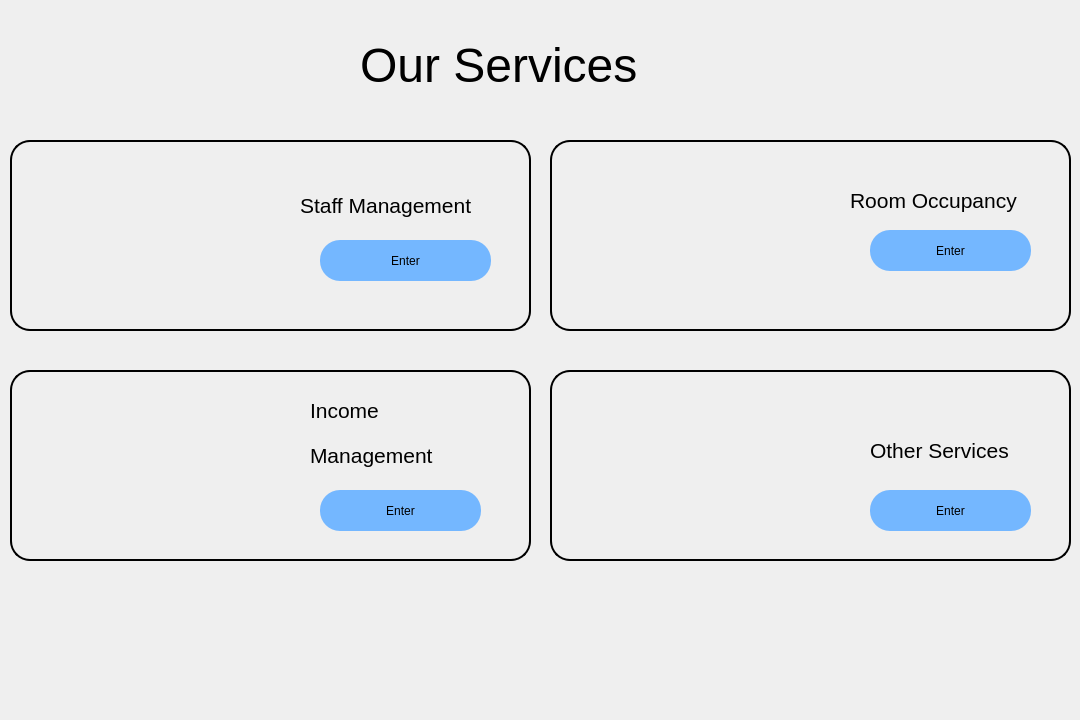
<?xml version="1.0" encoding="UTF-8"?>
<ui version="4.0">
 <class>HomePage</class>
 <widget class="QDialog" name="HomePage">
  <property name="geometry">
   <rect>
    <x>0</x>
    <y>0</y>
    <width>1080</width>
    <height>720</height>
   </rect>
  </property>
  <property name="windowTitle">
   <string>Dialog</string>
  </property>
  <widget class="QLabel" name="Revenueimg">
   <property name="geometry">
    <rect>
     <x>0</x>
     <y>0</y>
     <width>1080</width>
     <height>720</height>
    </rect>
   </property>
   <property name="cursor">
    <cursorShape>ArrowCursor</cursorShape>
   </property>
   <property name="text">
    <string/>
   </property>
   <property name="pixmap">
    <pixmap resource="Resources.qrc">:/Image/OIP.jfif</pixmap>
   </property>
   <property name="scaledContents">
    <bool>true</bool>
   </property>
   <property name="alignment">
    <set>Qt::AlignHCenter|Qt::AlignTop</set>
   </property>
  </widget>
  <widget class="QLabel" name="label_2">
   <property name="geometry">
    <rect>
     <x>70</x>
     <y>430</y>
     <width>63</width>
     <height>20</height>
    </rect>
   </property>
   <property name="text">
    <string/>
   </property>
  </widget>
  <widget class="QLabel" name="StaffText">
   <property name="geometry">
    <rect>
     <x>300</x>
     <y>170</y>
     <width>261</width>
     <height>71</height>
    </rect>
   </property>
   <property name="font">
    <font>
     <family>Segoe UI</family>
     <pointsize>16</pointsize>
     <bold>false</bold>
    </font>
   </property>
   <property name="text">
    <string>Staff Management</string>
   </property>
  </widget>
  <widget class="QLabel" name="StaffManagIcon">
   <property name="geometry">
    <rect>
     <x>20</x>
     <y>150</y>
     <width>271</width>
     <height>171</height>
    </rect>
   </property>
   <property name="styleSheet">
    <string notr="true">border-radius:20px;</string>
   </property>
   <property name="text">
    <string/>
   </property>
   <property name="pixmap">
    <pixmap resource="Resources.qrc">:/Image/R.jfif</pixmap>
   </property>
   <property name="scaledContents">
    <bool>true</bool>
   </property>
  </widget>
  <widget class="QPushButton" name="pushButton_2">
   <property name="geometry">
    <rect>
     <x>320</x>
     <y>240</y>
     <width>171</width>
     <height>41</height>
    </rect>
   </property>
   <property name="cursor">
    <cursorShape>PointingHandCursor</cursorShape>
   </property>
   <property name="styleSheet">
    <string notr="true">background:rgb(116, 183, 255);

border-radius:20px;</string>
   </property>
   <property name="text">
    <string>Enter</string>
   </property>
  </widget>
  <widget class="QWidget" name="StaaffBack" native="true">
   <property name="geometry">
    <rect>
     <x>10</x>
     <y>140</y>
     <width>521</width>
     <height>191</height>
    </rect>
   </property>
   <property name="styleSheet">
    <string notr="true">border:2px solid rgb(0,0,0);
border-radius:20px;

background:url(:/Image/ok.jfif)</string>
   </property>
  </widget>
  <widget class="QLabel" name="IncomeText">
   <property name="geometry">
    <rect>
     <x>310</x>
     <y>370</y>
     <width>291</width>
     <height>81</height>
    </rect>
   </property>
   <property name="font">
    <font>
     <pointsize>16</pointsize>
    </font>
   </property>
   <property name="text">
    <string>Income</string>
   </property>
  </widget>
  <widget class="QLabel" name="label">
   <property name="geometry">
    <rect>
     <x>310</x>
     <y>430</y>
     <width>361</width>
     <height>51</height>
    </rect>
   </property>
   <property name="font">
    <font>
     <pointsize>16</pointsize>
    </font>
   </property>
   <property name="text">
    <string>Management</string>
   </property>
  </widget>
  <widget class="QPushButton" name="pushButton">
   <property name="geometry">
    <rect>
     <x>320</x>
     <y>490</y>
     <width>161</width>
     <height>41</height>
    </rect>
   </property>
   <property name="cursor">
    <cursorShape>PointingHandCursor</cursorShape>
   </property>
   <property name="styleSheet">
    <string notr="true">background:rgb(116, 183, 255);

border-radius:20px;</string>
   </property>
   <property name="text">
    <string>Enter</string>
   </property>
  </widget>
  <widget class="QWidget" name="IncomeManWidget" native="true">
   <property name="geometry">
    <rect>
     <x>10</x>
     <y>370</y>
     <width>521</width>
     <height>191</height>
    </rect>
   </property>
   <property name="styleSheet">
    <string notr="true">border:2px solid rgb(0,0,0);
border-radius:20px;

background:url(:/Image/ok.jfif)</string>
   </property>
  </widget>
  <widget class="QWidget" name="RoomBack" native="true">
   <property name="geometry">
    <rect>
     <x>550</x>
     <y>140</y>
     <width>521</width>
     <height>191</height>
    </rect>
   </property>
   <property name="styleSheet">
    <string notr="true">border:2px solid rgb(0,0,0);
border-radius:20px;

background:url(:/Image/ok.jfif)</string>
   </property>
  </widget>
  <widget class="QLabel" name="label_4">
   <property name="geometry">
    <rect>
     <x>850</x>
     <y>170</y>
     <width>221</width>
     <height>61</height>
    </rect>
   </property>
   <property name="font">
    <font>
     <pointsize>16</pointsize>
    </font>
   </property>
   <property name="text">
    <string>Room Occupancy</string>
   </property>
  </widget>
  <widget class="QPushButton" name="pushButton_3">
   <property name="geometry">
    <rect>
     <x>870</x>
     <y>230</y>
     <width>161</width>
     <height>41</height>
    </rect>
   </property>
   <property name="cursor">
    <cursorShape>PointingHandCursor</cursorShape>
   </property>
   <property name="styleSheet">
    <string notr="true">background:rgb(116, 183, 255);

border-radius:20px;</string>
   </property>
   <property name="text">
    <string>Enter</string>
   </property>
  </widget>
  <widget class="QLabel" name="RoomOccupancyIcon">
   <property name="geometry">
    <rect>
     <x>560</x>
     <y>150</y>
     <width>271</width>
     <height>171</height>
    </rect>
   </property>
   <property name="styleSheet">
    <string notr="true">background:url(:/Image/Room.jfif);</string>
   </property>
   <property name="text">
    <string/>
   </property>
   <property name="pixmap">
    <pixmap resource="Resources.qrc">:/Image/Room.jfif</pixmap>
   </property>
   <property name="scaledContents">
    <bool>true</bool>
   </property>
  </widget>
  <widget class="QWidget" name="widget" native="true">
   <property name="geometry">
    <rect>
     <x>550</x>
     <y>370</y>
     <width>521</width>
     <height>191</height>
    </rect>
   </property>
   <property name="styleSheet">
    <string notr="true">border:2px solid rgb(0,0,0);
border-radius:20px;

background:url(:/Image/ok.jfif)</string>
   </property>
  </widget>
  <widget class="QLabel" name="label_6">
   <property name="geometry">
    <rect>
     <x>870</x>
     <y>420</y>
     <width>221</width>
     <height>61</height>
    </rect>
   </property>
   <property name="font">
    <font>
     <pointsize>16</pointsize>
    </font>
   </property>
   <property name="text">
    <string>Other Services</string>
   </property>
  </widget>
  <widget class="QPushButton" name="pushButton_4">
   <property name="geometry">
    <rect>
     <x>870</x>
     <y>490</y>
     <width>161</width>
     <height>41</height>
    </rect>
   </property>
   <property name="cursor">
    <cursorShape>PointingHandCursor</cursorShape>
   </property>
   <property name="styleSheet">
    <string notr="true">background:rgb(116, 183, 255);

border-radius:20px;</string>
   </property>
   <property name="text">
    <string>Enter</string>
   </property>
  </widget>
  <widget class="QLabel" name="OtheServicesIcon">
   <property name="geometry">
    <rect>
     <x>560</x>
     <y>380</y>
     <width>271</width>
     <height>171</height>
    </rect>
   </property>
   <property name="text">
    <string/>
   </property>
   <property name="pixmap">
    <pixmap resource="Resources.qrc">:/Image/OIP (1).jfif</pixmap>
   </property>
   <property name="scaledContents">
    <bool>true</bool>
   </property>
  </widget>
  <widget class="QLabel" name="Incomeicon">
   <property name="geometry">
    <rect>
     <x>20</x>
     <y>380</y>
     <width>271</width>
     <height>171</height>
    </rect>
   </property>
   <property name="text">
    <string/>
   </property>
   <property name="pixmap">
    <pixmap resource="Resources.qrc">:/Image/r22.jpeg</pixmap>
   </property>
   <property name="scaledContents">
    <bool>true</bool>
   </property>
  </widget>
  <widget class="QLabel" name="label_3">
   <property name="geometry">
    <rect>
     <x>360</x>
     <y>30</y>
     <width>351</width>
     <height>71</height>
    </rect>
   </property>
   <property name="font">
    <font>
     <pointsize>36</pointsize>
    </font>
   </property>
   <property name="text">
    <string>Our Services</string>
   </property>
  </widget>
  <zorder>Revenueimg</zorder>
  <zorder>IncomeManWidget</zorder>
  <zorder>StaaffBack</zorder>
  <zorder>label_2</zorder>
  <zorder>StaffText</zorder>
  <zorder>StaffManagIcon</zorder>
  <zorder>pushButton_2</zorder>
  <zorder>IncomeText</zorder>
  <zorder>label</zorder>
  <zorder>pushButton</zorder>
  <zorder>RoomBack</zorder>
  <zorder>label_4</zorder>
  <zorder>pushButton_3</zorder>
  <zorder>RoomOccupancyIcon</zorder>
  <zorder>widget</zorder>
  <zorder>label_6</zorder>
  <zorder>pushButton_4</zorder>
  <zorder>OtheServicesIcon</zorder>
  <zorder>Incomeicon</zorder>
  <zorder>label_3</zorder>
 </widget>
 <resources>
  <include location="Resources.qrc"/>
 </resources>
 <connections/>
</ui>
